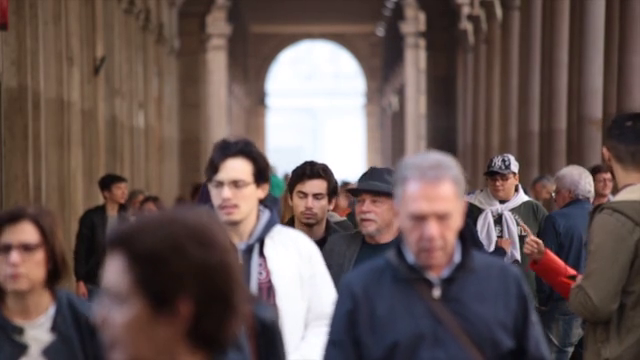
#> input picture frame 46 of Face_Detection/faces.mp4, 640 x 360 px
$ python face-detection-videos.py
#> lines starting #> are read from the running program, lines starting #| are printed output that depends on the picture; after the words box and inside, x2 and y2 are one past the last pixel; in counts of white or black regions, pixels touching at a corner belong together
# 1. Kullanacağımız kütüphaneyi çalışmamıza dahil edelim.
import cv2

# 2. Kullanacağımız videoyu çalışmamıza dahil edelim.
vid = cv2.VideoCapture("faces.mp4")

# 3. Kullanacağımız cascade dosyasını çalışmamıza dahil edelim.
face_cascade = cv2.CascadeClassifier("frontalface.xml")

#4. Sonsuz bir döngü ile her kareyi(frame) tek tek inceleyelim. 1 yerine True da yazılabilir.
while 1:
    # 5. Her kareyi tek tek okuyalım.
    ret, frame = vid.read()
#> frame is the input picture: shape (360, 640, 3); mean B, G, R 83.2, 86, 103.2

    # 6. Haar-like özellikleri kolay algılayabilmek için her bir kareyi boz(gri) tonlara çevirelim.
    gray = cv2.cvtColor(frame, cv2.COLOR_BGR2GRAY)
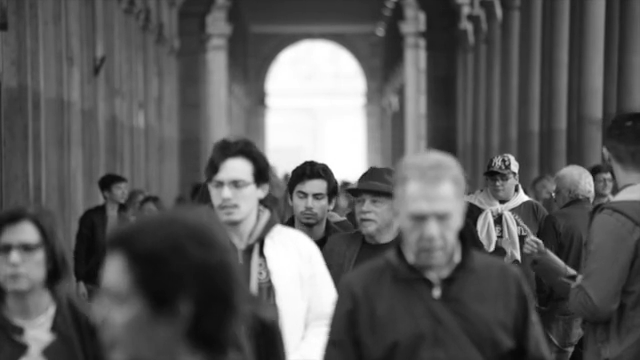
#> gray: shape (360, 640); min 3, max 255, mean 90.8

    # 7. Şimdi de cascade dosyamızı kullanarak her bir kare üzerindeki yüzlerin koordinarlarını bulalım. 1 den fazla yüz bulur.
    faces = face_cascade.detectMultiScale(gray, 1.1, 2)
#> faces = [[593, 171, 24, 24], [284, 177, 51, 51], [200, 162, 60, 60], [394, 192, 72, 72]]

    # 7. "faces" değişkeninde tuttuğumuz koordinatları kullanarak yüzleri dikdörtgen içerisine alalım.
    for (x, y, w, h) in faces:
        cv2.rectangle(frame, (x, y), (x+w, y+h), (0, 0, 255), 2)
#> this loop made 4 passes
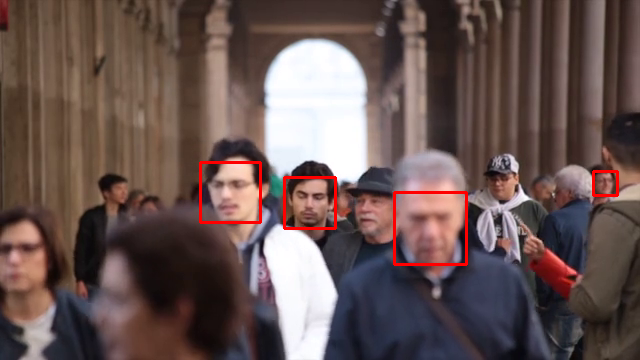
#> frame: shape (360, 640, 3); 1.07% of pixels changed, all inside (x1, y1, x2, y2) = (199, 161, 619, 266)

    # 8. İşlediğimiz kareleri görelim.
    cv2.imshow('Video', frame)

    # 9. Programı kapatacak kodu yazalım.
    if cv2.waitKey(1) & 0xFF == ord('q'):
#> (key q is pressed here)
        break

# 10. Son olarak videoyu serbest bırakalım.
vid.release()
cv2.destroyAllWindows()

$ run again, starting later in the video
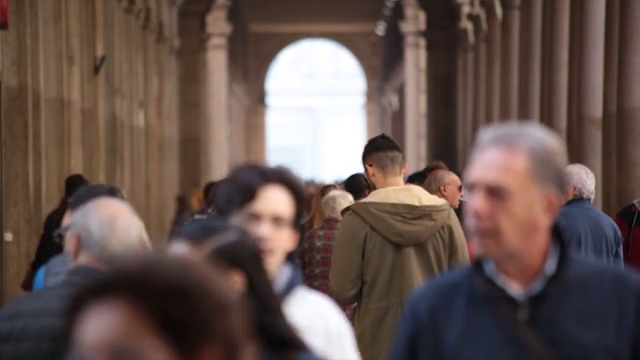
#> input picture frame 207 of Face_Detection/faces.mp4, 640 x 360 px
#> frame is the input picture: shape (360, 640, 3); mean B, G, R 78.3, 83.7, 101.8
#> `gray = cv2.cvtColor(frame, cv2.COLOR_BGR2GRAY)`:
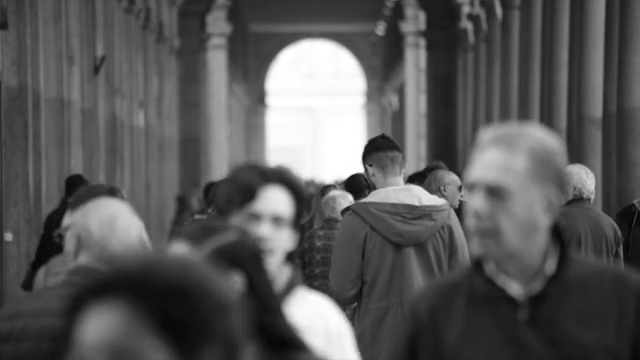
#> gray: shape (360, 640); min 4, max 255, mean 88.4
#> faces = [[233, 195, 68, 68], [245, 187, 94, 94]]
#> the loop `for (x, y, w, h) in faces:` made 2 passes
#> after the loop `for (x, y, w, h) in faces:`:
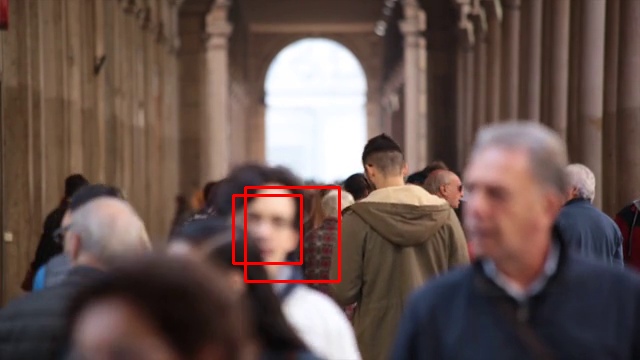
#> frame: shape (360, 640, 3); 0.83% of pixels changed, all inside (x1, y1, x2, y2) = (232, 186, 341, 283)

$ run again, starting later in the video
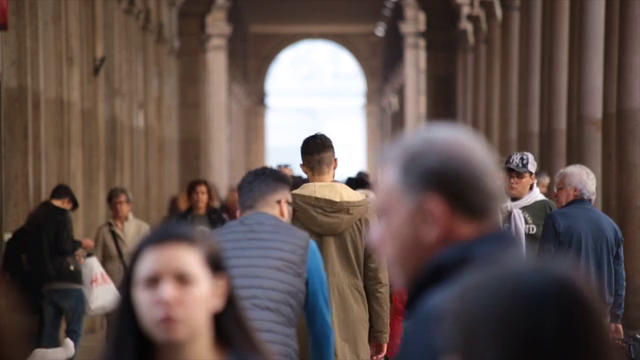
#> input picture frame 368 of Face_Detection/faces.mp4, 640 x 360 px
#> frame is the input picture: shape (360, 640, 3); mean B, G, R 77.4, 81.9, 97.9
#> `gray = cv2.cvtColor(frame, cv2.COLOR_BGR2GRAY)`:
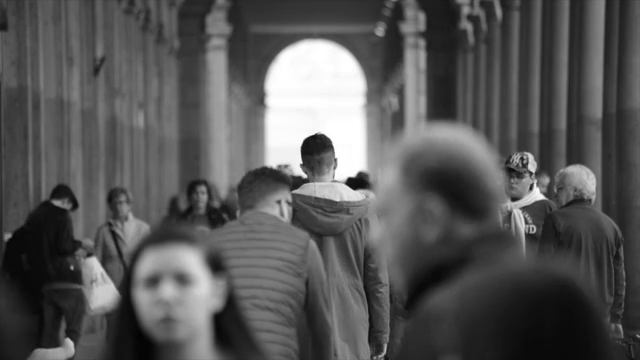
#> gray: shape (360, 640); min 2, max 255, mean 86.2
#> faces = [[121, 244, 96, 96]]
#> the loop `for (x, y, w, h) in faces:` made 1 pass
#> after the loop `for (x, y, w, h) in faces:`:
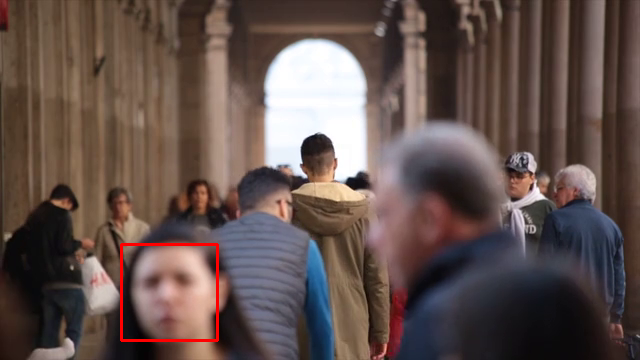
#> frame: shape (360, 640, 3); 0.5% of pixels changed, all inside (x1, y1, x2, y2) = (120, 243, 219, 342)
